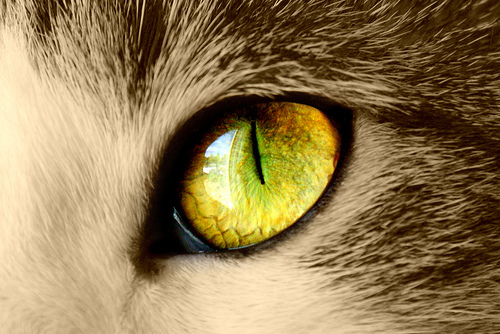
#> input picture images/cat-eye1.jpg, 500 x 334 px, given as the content of the folder ../../images/cat-eye1.jpg, which was not available
$ python cut_images.py ../../images/cat-eye1.jpg out.png   (Python 2 division)
#> lines starting #> are read from the running program, lines starting #| are printed output that depends on the picture; pictures that were not available may be replaced by others from this repository, and a replacement may not be noted
"""
Crop out all 100x100 blocks from 224x224 images, and put each block in a new 224x224 with white background.
Optionally you can choose to only crop out the block at the center of the image to reduce the number of
newly generated images.
"""
from PIL import Image
import argparse
from os import walk
import os

block_dim = 100
whole_img_dim = 224
whole_img_size = (whole_img_dim, whole_img_dim)
paste_at_x = (whole_img_dim - block_dim) / 2
paste_at_y = (whole_img_dim - block_dim) / 2

parser = argparse.ArgumentParser(description='Shrink image sizes with white padding')
parser.add_argument('load_from_path')
parser.add_argument('save_to_path')
# Whether to only take one block from the center of the image so that not many new images will be created
parser.add_argument('--centeronly', action='store_true', required=False)
args = parser.parse_args()

load_from_path = args.load_from_path
save_to_path = args.save_to_path

if not os.path.exists(save_to_path):
    os.makedirs(save_to_path)

for (dirpath, dirnames, filenames) in walk(args.load_from_path):
    for filename in filenames:
        old_file_path = dirpath + '/' + filename
        im = Image.open(old_file_path)
#> im is the input picture: PIL image 500x334 RGB; mean R, G, B 146.8, 124, 82.2

        width = im.size[0]
#> width = 500
        height = im.size[1]
#> height = 334

        if not args.centeronly:
            num_blocks_horizonal = width / block_dim
#> num_blocks_horizonal = 5
            num_blocks_vertical = height / block_dim
#> num_blocks_vertical = 3

            cropped_images_path = save_to_path + '/' + filename
            if not os.path.exists(cropped_images_path):
                os.makedirs(cropped_images_path)

            # Loop through all blocks vertically and horizontally
            for horiz_i in range(num_blocks_horizonal):
                for vert_i in range(num_blocks_vertical):
                    x_from = horiz_i * block_dim
                    y_from = vert_i * block_dim
                    x_to = x_from + block_dim
                    y_to = y_from + block_dim

                    box = (x_from, y_from, x_to, y_to)
                    cropped = im.crop(box)

                    # Put the image in a larger white background
                    new_im = Image.new('RGB', whole_img_size, (255, 255, 255, 255))
                    new_im.paste(cropped, (paste_at_x, paste_at_y))

                    new_file_path = cropped_images_path + '/' + str(vert_i * num_blocks_horizonal + horiz_i) + '.jpg'
                    new_im.save(new_file_path)
#> this loop made 5 passes
#> pass 1, `new_im.save(new_file_path)`:
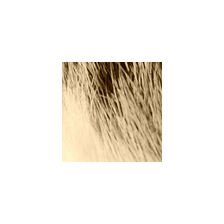
#> saved as 0.jpg: PIL image 224x224 RGB; mean R, G, B 242.5, 237.6, 229.8
#> pass 1, `new_im.save(new_file_path)`:
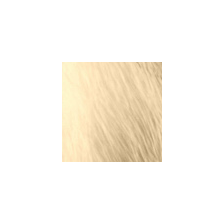
#> saved as 5.jpg: PIL image 224x224 RGB; mean R, G, B 251.3, 246.8, 238.8
#> pass 1, `new_im.save(new_file_path)`:
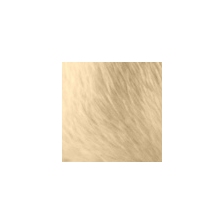
#> saved as 10.jpg: PIL image 224x224 RGB; mean R, G, B 248, 243.1, 235.1
#> pass 2, `new_im.save(new_file_path)`:
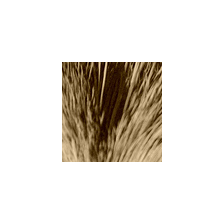
#> saved as 1.jpg: PIL image 224x224 RGB; mean R, G, B 228.4, 223.4, 216.4
#> after the loop:
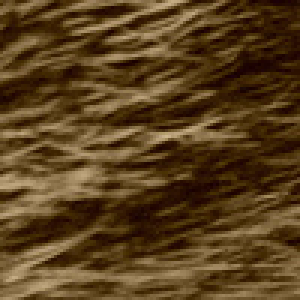
#> cropped: PIL image 100x100 RGB (shown 3 times larger); mean R, G, B 88.7, 63.3, 29.7
#> after the loop:
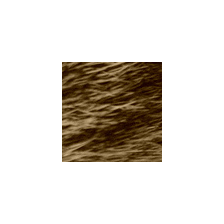
#> new_im: PIL image 224x224 RGB; mean R, G, B 221.9, 216.8, 210.1
        else:
            x_from = (width - block_dim) / 2
            y_from = (height - block_dim) / 2
            x_to = (width + block_dim) / 2
            y_to = (height + block_dim) / 2

            box = (x_from, y_from, x_to, y_to)
            cropped = im.crop(box)

            new_im = Image.new('RGB', whole_img_size, (255, 255, 255, 255))
            new_im.paste(cropped, (paste_at_x, paste_at_y))

            new_file_path = save_to_path + '/cropped' + filename
            new_im.save(new_file_path)

$ run again, on images/cat-face1.jpg
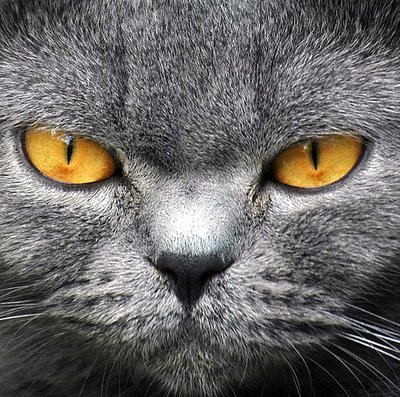
#> input picture images/cat-face1.jpg, 400 x 397 px, given as the content of the folder ../../images/cat-face1.jpg, which was not available
#> im is the input picture: PIL image 400x397 RGB; mean R, G, B 106.5, 103, 101.1
#> after the loop `for horiz_i in range(num_blocks_horizonal):`:
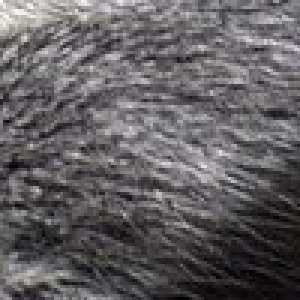
#> cropped: PIL image 100x100 RGB (shown 3 times larger); mean R, G, B 97.1, 95.3, 97.5
#> after the loop `for horiz_i in range(num_blocks_horizonal):`:
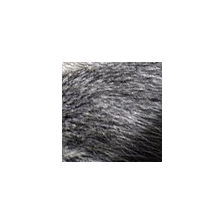
#> new_im: PIL image 224x224 RGB; mean R, G, B 223.5, 223.2, 223.6

$ run again, on images/cat-face2.jpg
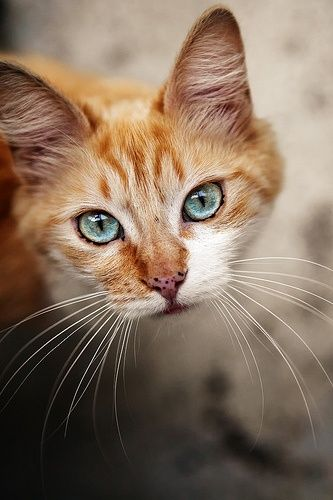
#> input picture images/cat-face2.jpg, 333 x 500 px, given as the content of the folder ../../images/cat-face2.jpg, which was not available
#> im is the input picture: PIL image 333x500 RGB; mean R, G, B 133.4, 112.9, 95
#> after the loop `for horiz_i in range(num_blocks_horizonal):`:
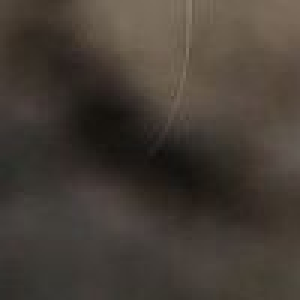
#> cropped: PIL image 100x100 RGB (shown 3 times larger); mean R, G, B 69, 61.1, 53.4
#> after the loop `for horiz_i in range(num_blocks_horizonal):`:
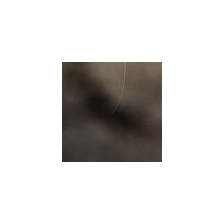
#> new_im: PIL image 224x224 RGB; mean R, G, B 217.9, 216.4, 214.8
